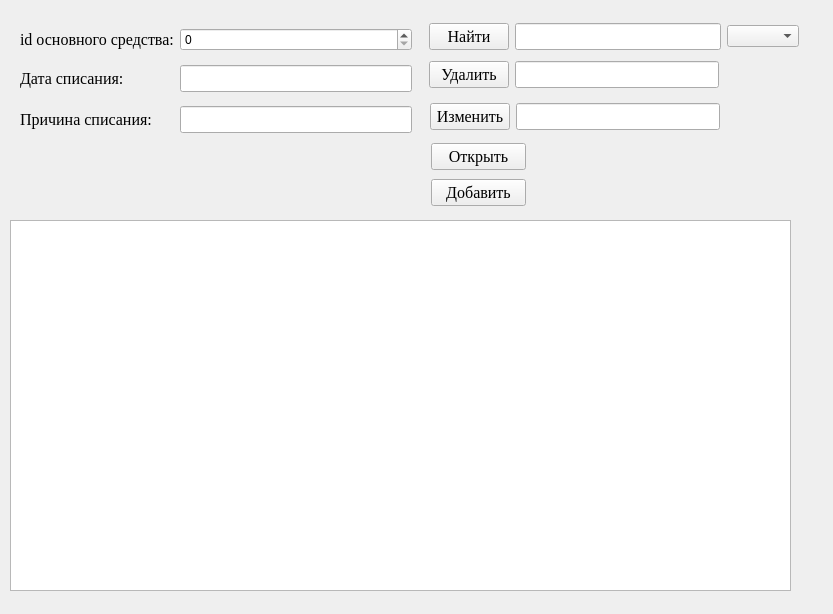
<?xml version="1.0" encoding="UTF-8"?>
<ui version="4.0">
 <class>Form</class>
 <widget class="QWidget" name="Form">
  <property name="geometry">
   <rect>
    <x>0</x>
    <y>0</y>
    <width>833</width>
    <height>614</height>
   </rect>
  </property>
  <property name="windowTitle">
   <string>Form</string>
  </property>
  <widget class="QTableWidget" name="tableWidget">
   <property name="geometry">
    <rect>
     <x>10</x>
     <y>220</y>
     <width>781</width>
     <height>371</height>
    </rect>
   </property>
  </widget>
  <widget class="QWidget" name="layoutWidget">
   <property name="geometry">
    <rect>
     <x>20</x>
     <y>20</y>
     <width>392</width>
     <height>123</height>
    </rect>
   </property>
   <layout class="QGridLayout" name="gridLayout">
    <item row="1" column="1">
     <widget class="QLineEdit" name="spisanie">
      <property name="font">
       <font>
        <family>Times New Roman</family>
        <pointsize>12</pointsize>
       </font>
      </property>
     </widget>
    </item>
    <item row="0" column="1">
     <widget class="QSpinBox" name="spinBox"/>
    </item>
    <item row="2" column="1">
     <widget class="QLineEdit" name="name">
      <property name="font">
       <font>
        <family>Times New Roman</family>
        <pointsize>12</pointsize>
       </font>
      </property>
     </widget>
    </item>
    <item row="2" column="0">
     <widget class="QLabel" name="label_3">
      <property name="font">
       <font>
        <family>Times New Roman</family>
        <pointsize>12</pointsize>
       </font>
      </property>
      <property name="text">
       <string>Причина списания:</string>
      </property>
     </widget>
    </item>
    <item row="1" column="0">
     <widget class="QLabel" name="label_5">
      <property name="font">
       <font>
        <family>Times New Roman</family>
        <pointsize>12</pointsize>
       </font>
      </property>
      <property name="text">
       <string>Дата списания:</string>
      </property>
     </widget>
    </item>
    <item row="0" column="0">
     <widget class="QLabel" name="label_6">
      <property name="font">
       <font>
        <family>Times New Roman</family>
        <pointsize>12</pointsize>
       </font>
      </property>
      <property name="text">
       <string>id основного средства:</string>
      </property>
     </widget>
    </item>
   </layout>
  </widget>
  <widget class="QWidget" name="layoutWidget_2">
   <property name="geometry">
    <rect>
     <x>429</x>
     <y>58</y>
     <width>290</width>
     <height>33</height>
    </rect>
   </property>
   <layout class="QHBoxLayout" name="horizontalLayout_3">
    <item>
     <widget class="QPushButton" name="delete_3">
      <property name="font">
       <font>
        <family>Times New Roman</family>
        <pointsize>12</pointsize>
       </font>
      </property>
      <property name="text">
       <string>Удалить</string>
      </property>
     </widget>
    </item>
    <item>
     <widget class="QLineEdit" name="leclear_2">
      <property name="font">
       <font>
        <family>Times New Roman</family>
        <pointsize>12</pointsize>
       </font>
      </property>
     </widget>
    </item>
   </layout>
  </widget>
  <widget class="QWidget" name="layoutWidget_4">
   <property name="geometry">
    <rect>
     <x>431</x>
     <y>140</y>
     <width>95</width>
     <height>71</height>
    </rect>
   </property>
   <layout class="QVBoxLayout" name="verticalLayout">
    <item>
     <widget class="QPushButton" name="open_2">
      <property name="font">
       <font>
        <family>Times New Roman</family>
        <pointsize>12</pointsize>
       </font>
      </property>
      <property name="text">
       <string>Открыть</string>
      </property>
     </widget>
    </item>
    <item>
     <widget class="QPushButton" name="insert_2">
      <property name="font">
       <font>
        <family>Times New Roman</family>
        <pointsize>12</pointsize>
       </font>
      </property>
      <property name="text">
       <string>Добавить</string>
      </property>
     </widget>
    </item>
   </layout>
  </widget>
  <widget class="QWidget" name="layoutWidget_5">
   <property name="geometry">
    <rect>
     <x>430</x>
     <y>100</y>
     <width>290</width>
     <height>33</height>
    </rect>
   </property>
   <layout class="QHBoxLayout" name="horizontalLayout">
    <item>
     <widget class="QPushButton" name="open_3">
      <property name="font">
       <font>
        <family>Times New Roman</family>
        <pointsize>12</pointsize>
       </font>
      </property>
      <property name="text">
       <string>Изменить</string>
      </property>
     </widget>
    </item>
    <item>
     <widget class="QLineEdit" name="leclear_3">
      <property name="font">
       <font>
        <family>Times New Roman</family>
        <pointsize>12</pointsize>
       </font>
      </property>
     </widget>
    </item>
   </layout>
  </widget>
  <widget class="QWidget" name="layoutWidget_3">
   <property name="geometry">
    <rect>
     <x>429</x>
     <y>20</y>
     <width>370</width>
     <height>33</height>
    </rect>
   </property>
   <layout class="QHBoxLayout" name="horizontalLayout_4">
    <item>
     <widget class="QPushButton" name="find_2">
      <property name="font">
       <font>
        <family>Times New Roman</family>
        <pointsize>12</pointsize>
       </font>
      </property>
      <property name="text">
       <string>Найти</string>
      </property>
     </widget>
    </item>
    <item>
     <widget class="QLineEdit" name="leinsert">
      <property name="font">
       <font>
        <family>Times New Roman</family>
        <pointsize>12</pointsize>
       </font>
      </property>
     </widget>
    </item>
    <item>
     <widget class="QComboBox" name="cbinsert_2"/>
    </item>
   </layout>
  </widget>
 </widget>
 <resources/>
 <connections/>
</ui>
